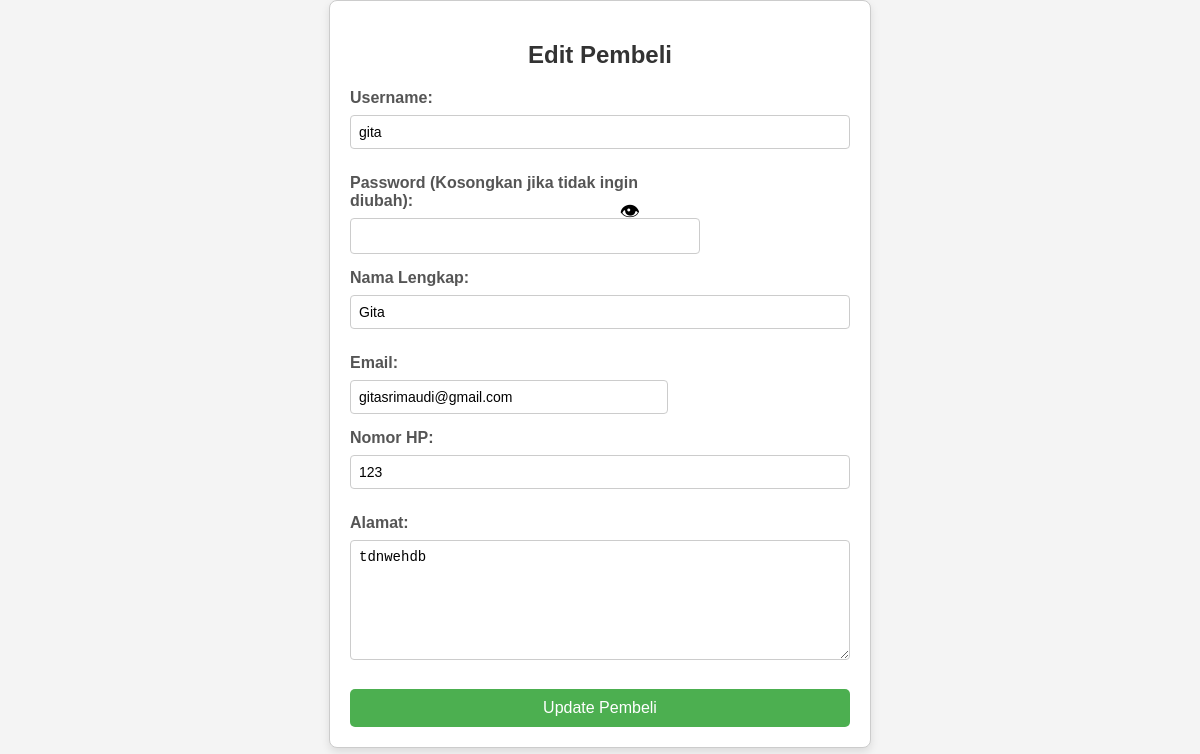
Page /admin/pembeliEdit.php?id=12 on the committed database.
### tables this page shows
CREATE TABLE `pembeli` (
  `id_pembeli` int(11) NOT NULL,
  `username` varchar(50) NOT NULL,
  `password` varchar(200) NOT NULL,
  `nama` varchar(100) NOT NULL,
  `email` varchar(100) NOT NULL,
  `nomor_hp` varchar(20) NOT NULL,
  `alamat` text NOT NULL
);

### admin/pembeliEdit.php (the view, shortened to what this page needs)
<?php
include('../koneksi/koneksi.php');
if (isset($_GET['id']) && !empty($_GET['id'])) {
    $id_pembeli = $_GET['id'];
    $query = "SELECT * FROM pembeli WHERE id_pembeli = '$id_pembeli'";
    $result = mysqli_query($koneksi, $query);
    $pembeli = mysqli_fetch_assoc($result);
} else {
    echo "ID pembeli tidak tersedia!";
    exit;
}
?>
<!DOCTYPE html>
<html lang="id">
<head>
    <link rel="stylesheet" href="../css/style.css">
</head>
<body>
    <div class="form-container">
        <h2>Edit Pembeli</h2>
        <form action="pembeliEdit.php?id=<?php echo $pembeli['id_pembeli']; ?>" method="POST">
            <div class="form-group">
                <label for="username">Username:</label>
                <input type="text" name="username" id="username" value="<?php echo $pembeli['username']; ?>" required>
            </div>
            <div class="form-group password-container">
                <label for="password">Password (Kosongkan jika tidak ingin diubah):</label>
                <input type="password" name="password" id="password">
                <span class="show-password" onclick="togglePassword()">&#128065;</span>
            </div>
            <div class="form-group">
                <label for="nama">Nama Lengkap:</label>
                <input type="text" name="nama" id="nama" value="<?php echo $pembeli['nama']; ?>" required>
            </div>
            <div class="form-group">
                <label for="email">Email:</label>
                <input type="email" name="email" id="email" value="<?php echo $pembeli['email']; ?>" required>
            </div>
            <div class="form-group">
                <label for="nomor_hp">Nomor HP:</label>
                <input type="text" name="nomor_hp" id="nomor_hp" value="<?php echo $pembeli['nomor_hp']; ?>" required>
            </div>
            <div class="form-group">
                <label for="alamat">Alamat:</label>
                <textarea name="alamat" id="alamat" required><?php echo $pembeli['alamat']; ?></textarea>
            </div>
            <button type="submit" name="submit">Update Pembeli</button>
        </form>
    </div>
</body>
</html>

### css/style.css (style rules this page uses)
body { font-family: Arial, sans-serif; background-color: #f4f4f4; margin: 0; padding: 0; }
.form-container { background-color: #fff; padding: 30px; max-width: 600px; margin: 50px auto; border-radius: 10px; box-shadow: 0 4px 8px rgba(0, 0, 0, 0.1); }
h2 { text-align: center; color: #333; font-size: 24px; margin-bottom: 20px; }
.form-group { margin-bottom: 20px; }
label { font-size: 16px; font-weight: bold; color: #555; display: block; margin-bottom: 8px; }
input[type="text"], input[type="number"], select, textarea, input[type="file"] { width: 100%; padding: 12px; font-size: 14px; border: 1px solid #ddd; border-radius: 5px; margin-bottom: 10px; box-sizing: border-box; }
textarea { resize: vertical; height: 120px; }
button { background-color: #4CAF50; color: white; border: none; padding: 12px 20px; font-size: 16px; cursor: pointer; width: 100%; border-radius: 5px; }

### admin/pembeliEdit.php (style rules this page uses)
.password-container { position: relative; width: 100%; max-width: 300px; }
.password-container input[type="password"] { width: 100%; padding-right: 40px; font-size: 16px; border-radius: 4px; border: 1px solid #ccc; }
.password-container .show-password { position: absolute; right: 10px; top: 50%; transform: translateY(-50%); cursor: pointer; font-size: 20px; }
#email { width: 100%; max-width: 300px; padding: 8px; font-size: 14px; }
.form-container { max-width: 500px; margin: 0 auto; padding: 20px; border: 1px solid #ccc; border-radius: 8px; }
.form-group { margin-bottom: 15px; }
.form-group label { display: block; font-weight: bold; }
.form-group input, .form-group textarea { width: 100%; padding: 8px; font-size: 14px; border-radius: 4px; border: 1px solid #ccc; }
button { padding: 10px 20px; background-color: #4CAF50; color: white; border: none; border-radius: 5px; cursor: pointer; }

### rows in the picture
pembeli: username "gita", nama "Gita", email "gitasrimaudi@gmail.com", nomor_hp "123", alamat "tdnwehdb"
